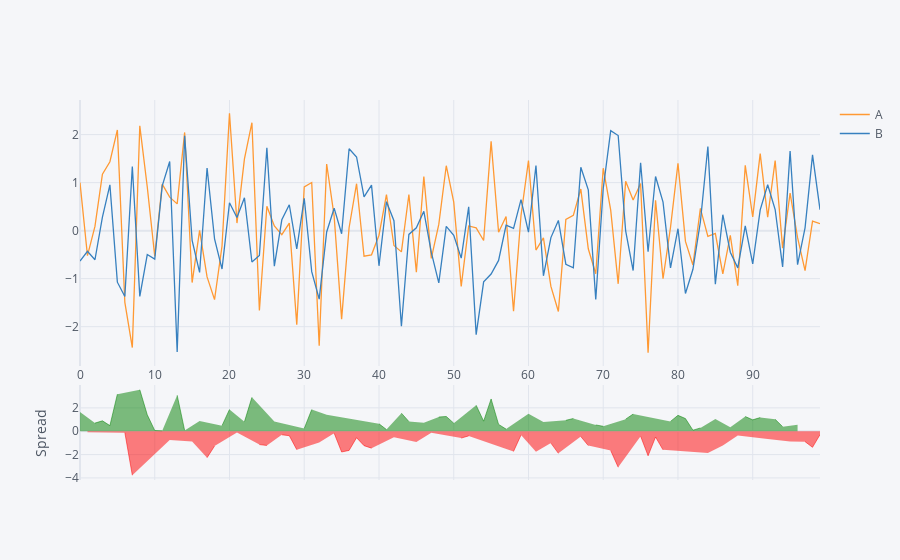

Here is the notebook cell this chart was saved with:
### Code cell
df[['A', 'B']].iplot(kind='spread')
